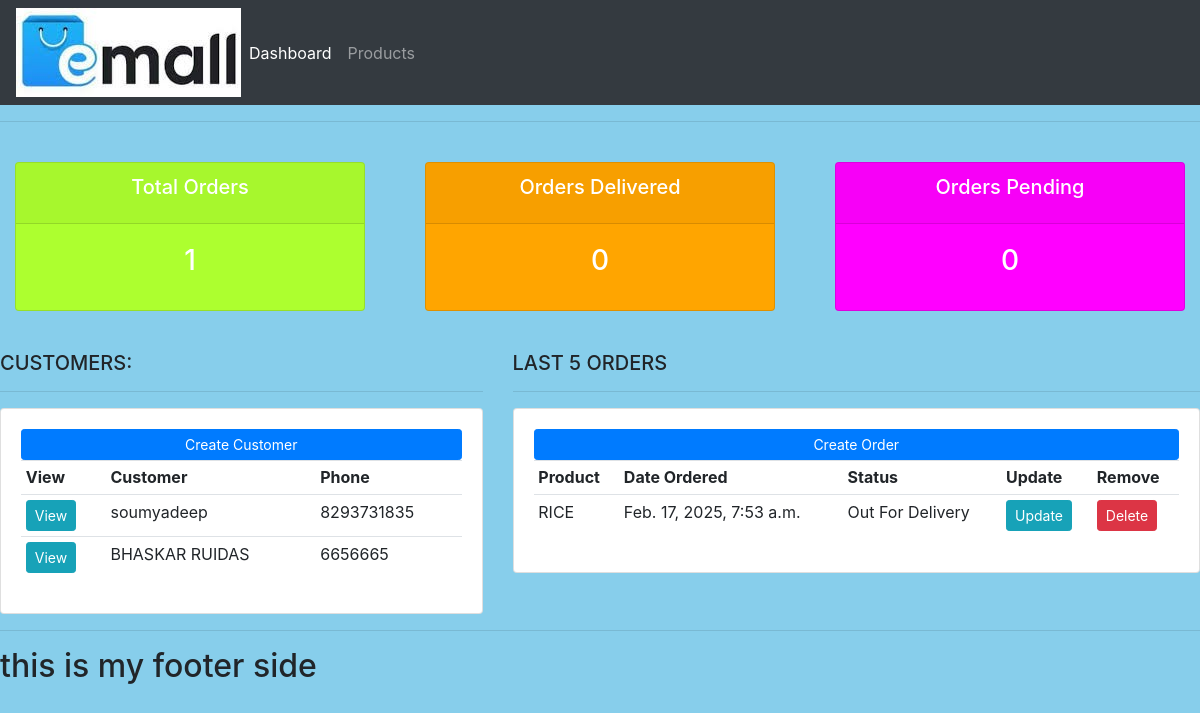
The page / on the database its author committed.
### accounts/models.py (models this page shows, shortened)
class Customer(models.Model):
    name=models.CharField(max_length=200,null=True)
    phone=models.CharField(max_length=200,null=True)
    email=models.CharField(max_length=200,null=True)
    date_create=models.DateTimeField(auto_now_add=True,null=True)

class Order(models.Model):
    STATUS=(
        ('Pending','Pending'),
        ('Out For Delivery','Out For Delivery'),
        ('Delivered','Delivered'),
    )
    customer=models.ForeignKey(Customer,null=True,on_delete=models.SET_NULL)
    product=models.ForeignKey(Product,null=True,on_delete=models.SET_NULL)
    date_created=models.DateTimeField(auto_now_add=True,null=True)
    status=models.CharField(max_length=200,null=True,choices=STATUS)

class Product(models.Model):
    CATEGORY=(
        ('Indoor','Indoor'),
        ('Out Door','Out Door'),
    )
    name=models.CharField(max_length=200,null=True)
    price=models.FloatField(null=True)
    category=models.CharField(max_length=200,null=True,choices=CATEGORY)
    descriptions=models.CharField(max_length=200,null=True,blank=True)
    date_created=models.DateTimeField(auto_now_add=True,null=True)
    tags=models.ManyToManyField(Tag)
    def __str__(self):
        return self.name

### accounts/views.py (the view)
# urls.py: path('',views.home,name='home'),
def home(request):
    orders=Order.objects.all()
    customers=Customer.objects.all()
    total_customers=customers.count()
    total_orders=orders.count()
    delivered=orders.filter(status='Delivered').count()
    pending=orders.filter(status='Pending').count()
    context={'orders':orders,'customers':customers,'total_orders':total_orders,'delivered':delivered,'pending':pending}
    return render(request,'accounts/dashboard.html',context)

### templates/accounts/dashboard.html
{% extends 'main.html' %}
{% block content %}
{%  include 'status.html' %}
<br>
<div class="row">
	<div class="col-md-5">
		<h5>CUSTOMERS:</h5>
		<hr>
		<div class="card card-body">
			<a class="btn btn-primary  btn-sm btn-block" href="">Create Customer</a>
			<table class="table table-sm">
				<tr>
					<th>View</th>
					<th>Customer</th>
					<th>Phone</th>
				</tr>
				{% for customer in customers %}
					<tr>
						<td><a class="btn btn-sm btn-info" href="{% url 'customer' customer.id %}">View</a></td>
						<td>{{customer.name}}</td>
						<td>{{customer.phone}}</td>
					</tr>
				{% endfor %}
			</table>
		</div>
	</div>
	<div class="col-md-7">
		<h5>LAST 5 ORDERS</h5>
		<hr>
		<div class="card card-body">
			<a class="btn btn-primary  btn-sm btn-block" href="{% url 'create_order' %}">Create Order</a>
			<table class="table table-sm">
				<tr>
					<th>Product</th>
					<th>Date Ordered</th>
					<th>Status</th>
					<th>Update</th>
					<th>Remove</th>
				</tr>
				{% for order in orders %}
					<tr>
						<td>{{order.product}}</td>
						<td>{{order.date_created}}</td>
						<td>{{order.status}}</td>
						<td><a class="btn btn-sm btn-info" href="{% url 'update_order' order.id%}">Update</a></td>
						<td><a class="btn btn-sm btn-danger" href="{% url 'delete_order' order.id%}">Delete</a></td>
					</tr>
				{% endfor %}
			</table>
		</div>
	</div>
</div>
{% endblock %}

### static/css/main.css (style rules this page uses)
body { background-color: skyblue; }

### rows shown on the page
Customer: name "soumyadeep", phone "8293731835"
Customer: name "BHASKAR RUIDAS", phone "6656665"
Order: product "RICE", date_created "Feb. 17, 2025, 7:53 a.m.", status "Out For Delivery"

### other values the page prints
{{ total_orders }} "1"
{{ delivered }} "0"
{{ pending }} "0"
